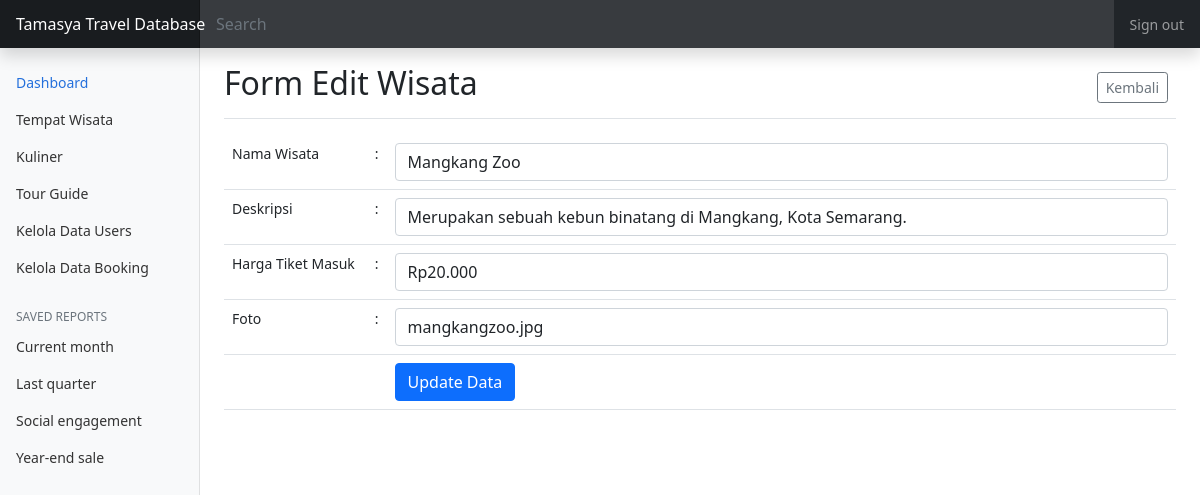
/cobaprojek/explore.php?page=wisata_edit&id_wisata=1, run on the app's committed database.
### tables this page shows
CREATE TABLE `tempat_wisata` (
  `id_wisata` int(11) NOT NULL,
  `nama_wisata` varchar(100) NOT NULL,
  `deskripsi` varchar(256) NOT NULL,
  `harga` varchar(100) NOT NULL,
  `foto` varchar(256) NOT NULL
);

### cobaprojek/libraries/fungsi.php (called while the page is built, shortened)
<?php
function clean_data($data)
{
    $data = addslashes($data);
    $data = htmlspecialchars($data);
    return $data;
}

### cobaprojek/pages/wisata_edit.php (the view, shortened to what this page needs)
    <div class="d-flex justify-content-between flex-wrap flex-md-nowrap align-items-center pt-3 pb-2 mb-3 border-bottom">
        <h1 class="h2">Form Edit Wisata</h1>
        <div class="btn-toolbar mb-2 mb-md-0">
          <div class="btn-group me-2">
            <a href="?page=wisata" class="btn btn-sm btn-outline-secondary">Kembali</a>
          </div>
        </div>
    </div>
<?php
    $id_wisata = clean_data($_GET['id_wisata']);
    $sql = "select * from tempat_wisata where id_wisata=".$id_wisata;
    $result = mysqli_query($koneksi, $sql);
    $row = mysqli_fetch_assoc($result);
?>
<form action="?page=wisata_update" method="post">
    <table class="table">
        <tr>
            <td width="15%">Nama Wisata</td>
            <td width="10px">:</td>
            <td><input type="text" name="nama_wisata" value="<?php echo $row['nama_wisata'];?>" class="form-control" /></td>
        </tr>
        <tr>
            <td width="15%">Deskripsi</td>
            <td width="10px">:</td>
            <td><input type="text" name="deskripsi" value="<?php echo $row['deskripsi'];?>" class="form-control" /></td>
        </tr>
        <tr>
            <td width="15%">Harga Tiket Masuk</td>
            <td width="10px">:</td>
            <td><input type="text" name="harga" value="<?php echo $row['harga'];?>" class="form-control" /></td>
        </tr>
        <tr>
            <td width="15%">Foto</td>
            <td width="10px">:</td>
            <td><input type="text" name="foto" value="<?php echo $row['foto'];?>" class="form-control" /></td>
        </tr>
        <tr>
            <td></td>
            <td></td>
            <td><input type="submit" value="Update Data" class="btn btn-primary" /></td>
        </tr>
    </table>
</form>

### cobaprojek/assets/css/dashboard.css (style rules this page uses)
body { font-size: .875rem; }

### data on the page
tempat_wisata: nama_wisata "Mangkang Zoo", deskripsi "Merupakan sebuah kebun binatang di Mangkang, Kota Semarang.", harga "Rp20.000", foto "mangkangzoo.jpg"
